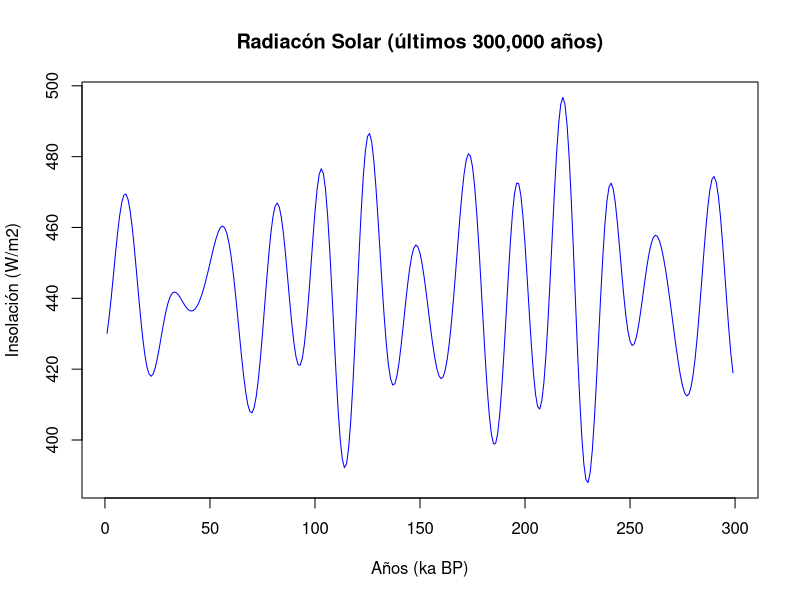

Reproduce this figure in R.
## ---- chunk 1
Berger<-read.table("Orbital_param.tab",sep="\t",header=TRUE)
BErger300<-Berger[2:300,]

## ---- chunk 2
colnames(Berger)
## ---- chunk 3
plot(BErger300$Age..ka.BP.,BErger300$EXI..W.m..2...mid.month.insolation.65N.for.....,main="Radiacón Solar (últimos 300,000 años)",
xlab="Años (ka BP)", ylab = "Insolación (W/m2)",
type="l",
col="blue")
